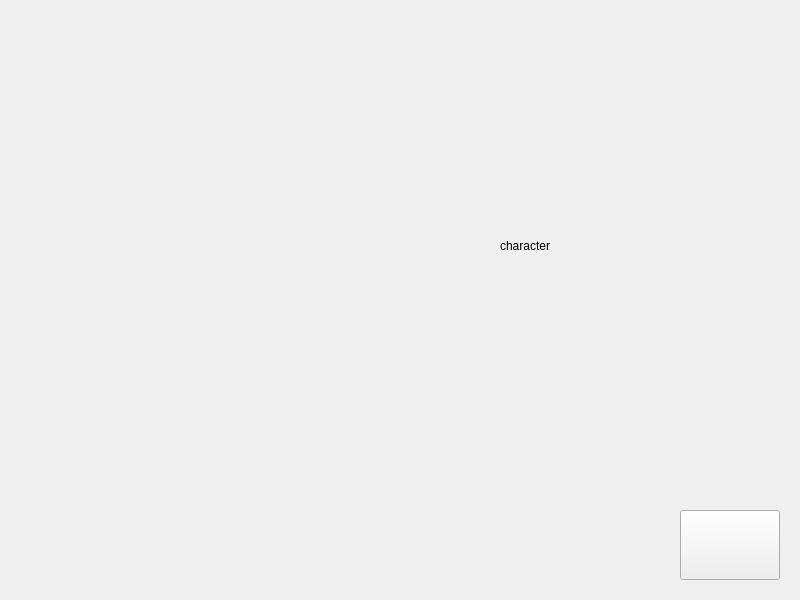
<?xml version="1.0" encoding="UTF-8"?>
<ui version="4.0">
 <class>MessageWidget</class>
 <widget class="QWidget" name="MessageWidget">
  <property name="geometry">
   <rect>
    <x>0</x>
    <y>0</y>
    <width>800</width>
    <height>600</height>
   </rect>
  </property>
  <property name="windowTitle">
   <string>MessageWidget</string>
  </property>
  <widget class="QWidget" name="gridLayoutWidget">
   <property name="geometry">
    <rect>
     <x>20</x>
     <y>20</y>
     <width>431</width>
     <height>391</height>
    </rect>
   </property>
   <layout class="QGridLayout" name="gridLayout"/>
  </widget>
  <widget class="QTextBrowser" name="descriptionField">
   <property name="geometry">
    <rect>
     <x>20</x>
     <y>430</y>
     <width>431</width>
     <height>131</height>
    </rect>
   </property>
   <property name="styleSheet">
    <string notr="true">background-color: rgb(255, 132, 139,0);
border-radius: 3px;
color:white;
</string>
   </property>
  </widget>
  <widget class="MainSceneButton" name="returnButton">
   <property name="geometry">
    <rect>
     <x>680</x>
     <y>510</y>
     <width>100</width>
     <height>70</height>
    </rect>
   </property>
   <property name="styleSheet">
    <string notr="true">font: 17pt &quot;monogramextended&quot;;
color: white</string>
   </property>
   <property name="text">
    <string/>
   </property>
   <property name="icon">
    <iconset resource="testWidget.qrc">
     <normaloff>:/button/Resources/button/Exit_button.png</normaloff>:/button/Resources/button/Exit_button.png</iconset>
   </property>
   <property name="iconSize">
    <size>
     <width>100</width>
     <height>70</height>
    </size>
   </property>
  </widget>
  <widget class="QLabel" name="character">
   <property name="geometry">
    <rect>
     <x>500</x>
     <y>20</y>
     <width>281</width>
     <height>451</height>
    </rect>
   </property>
   <property name="text">
    <string>character</string>
   </property>
  </widget>
 </widget>
 <layoutdefault spacing="6" margin="11"/>
 <customwidgets>
  <customwidget>
   <class>MainSceneButton</class>
   <extends>QPushButton</extends>
   <header location="global">mainscenebutton.h</header>
  </customwidget>
 </customwidgets>
 <resources>
  <include location="testWidget.qrc"/>
 </resources>
 <connections/>
</ui>
